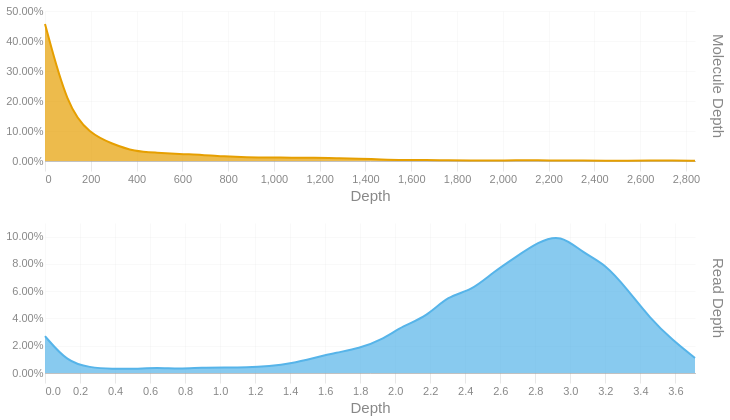

Source (notebook cell):
### Code cell
readdep = depth_hist(tb['Read Depth'], q99, 3)
readdep = readdep.with_columns(pl.lit('Read Depth').alias('Metric'))
if not SKIPLR:
    moldep = depth_hist(tb['Molecule Depth'], mol_q99, 1)
    moldep = moldep.with_columns(pl.lit('Molecule Depth').alias('Metric'))
    _hist = pl.concat([readdep, moldep])
    _hist = _hist.filter(pl.col('Proportion') != 0)
    with SafeRender(_hist):
        (
            alt.Chart(_hist)        
            .mark_area(interpolate = "basis")
            .encode(
                x=alt.X('Bin:Q').scale(domainMin=0).axis(alt.Axis(title='Depth')),
                y = alt.Y('Proportion:Q', title = None).axis(format = '.2%'),
                color = alt.Color('Metric:N').legend(None),
                row = alt.Row("Metric:N").header(title = None, labelOrient = 'right'),
                tooltip = [
                    alt.Tooltip("Metric:N", title = "Metric"),
                    alt.Tooltip('Interval:N', title = "Depth Interval"),
                    alt.Tooltip('Proportion:Q', title = "% Alignments").format('.2%')
                ]
            )
            .resolve_scale(x='independent', y='independent')
            .properties(
                height = 150, width = 650,
                usermeta={'embedOptions': {'downloadFileName': f'{samplename}.depth.hist'}}
            )
        ).display()
else:
    readdep = readdep.filter(pl.col('Proportion') != 0)
    with SafeRender(readdep):
        (
            alt.Chart(readdep)        
            .mark_area(interpolate = "basis")
            .encode(
                x=alt.X('Bin:Q').scale(domainMin=0).axis(alt.Axis(title='Depth')),
                y = alt.Y('Proportion:Q', title = None).axis(format = '.2%'),
                tooltip = [
                    alt.Tooltip('Interval:N', title = "Depth Interval"),
                    alt.Tooltip('Proportion:Q', title = "% Alignments").format('.2%')
                ]
            )
            .properties(
                usermeta={'embedOptions': {'downloadFileName': f'{samplename}.depth.hist'}}
            )
        ).display()

### Figure 1 — Vega-Lite specification as saved in the notebook (floating-point values rounded to 4 significant figures)
{"width": 650, "height": 150, "config": {"title": {"anchor": "start", "dy": -15, "fontSize": 18, "color": "#888888", "subtitleColor": "#888888", "subtitleFontSize": 14}, "arc": {"fill": "#0072B2"}, "axis": {"domainColor": "#888888", "domainWidth": 0.5, "gridWidth": 0.2, "grid": false, "titleFontWeight": 400, "titleFontSize": 15, "labelFontSize": 11, "labelColor": "#888888", "tickColor": "#888888", "tickWidth": 0.2, "titleColor": "#888888"}, "axisBand": {"grid": false}, "axisX": {"grid": true, "tickSize": 10, "domainCap": "round"}, "axisY": {"domain": false, "grid": true, "tickSize": 0, "domainCap": "round"}, "background": "transparent", "header": {"labelFontSize": 15, "labelColor": "#888888", "titleFontSize": 15, "titleFontWeight": 600, "titleColor": "#888888"}, "legend": {"labelFont": "sans-serif", "labelFontSize": 12, "labelColor": "#888888", "symbolSize": 100, "symbolType": "circle", "titleFontSize": 12, "titlePadding": 10, "titleColor": "#888888", "title": null}, "range": {"category": ["#E69F00", "#56B4E9", "#009E73", "#F0E442", "#0072B2", "#D55E00", "#CC79A7", "#000000"], "diverging": ["#cfe8f3", "#a2d4ec", "#73bfe2", "#46abdb", "#1696d2", "#12719e"]}, "area": {"fill": "#0072B2", "fillOpacity": 0.7, "line": true, "strokeOpacity": 0.7}, "line": {"color": "#0072B2", "stroke": "#0072B2", "strokeWidth": 2}, "trail": {"color": "#0072B2", "stroke": "#0072B2", "strokeWidth": 0, "size": 1}, "point": {"filled": true, "fillOpacity": 1.0, "size": 95}, "text": {"color": "#888888", "fontSize": 11, "align": "right", "fontWeight": 400, "size": 11}, "bar": {"fill": "#0072B2", "stroke": null}, "view": {"stroke": null, "continuousWidth": 660, "continuousHeight": 400}}, "data": {"name": "data-f421e05047a6fadd17e4db766d7e5825"}, "mark": {"type": "area", "interpolate": "basis"}, "encoding": {"color": {"field": "Metric", "legend": null, "type": "nominal"}, "row": {"field": "Metric", "header": {"title": null, "labelOrient": "right"}, "type": "nominal"}, "tooltip": [{"field": "Metric", "title": "Metric", "type": "nominal"}, {"field": "Interval", "title": "Depth Interval", "type": "nominal"}, {"field": "Proportion", "format": ".2%", "title": "% Alignments", "type": "quantitative"}], "x": {"axis": {"title": "Depth"}, "field": "Bin", "scale": {"domainMin": 0}, "type": "quantitative"}, "y": {"axis": {"format": ".2%"}, "field": "Proportion", "title": null, "type": "quantitative"}}, "resolve": {"scale": {"x": "independent", "y": "independent"}}, "usermeta": {"embedOptions": {"downloadFileName": "S3_Waccamaw_1713.depth.hist"}}, "$schema": "https://vega.github.io/schema/vega-lite/v6.1.0.json", "datasets": {"data-f421e05047a6fadd17e4db766d7e5825": [{"Bin": 0.0, "Interval": "0.0-0.128", "Proportion": 0.027, "Metric": "Read Depth"}, {"Bin": 0.128, "Interval": "0.128-0.256", "Proportion": 0.008, "Metric": "Read Depth"}, {"Bin": 0.256, "Interval": "0.256-0.384", "Proportion": 0.004, "Metric": "Read Depth"}, {"Bin": 0.384, "Interval": "0.384-0.512", "Proportion": 0.003, "Metric": "Read Depth"}, {"Bin": 0.512, "Interval": "0.512-0.64", "Proportion": 0.003, "Metric": "Read Depth"}, {"Bin": 0.64, "Interval": "0.64-0.768", "Proportion": 0.004, "Metric": "Read Depth"}, {"Bin": 0.768, "Interval": "0.768-0.896", "Proportion": 0.003, "Metric": "Read Depth"}, {"Bin": 0.896, "Interval": "0.896-1.024", "Proportion": 0.004, "Metric": "Read Depth"}, {"Bin": 1.024, "Interval": "1.024-1.152", "Proportion": 0.004, "Metric": "Read Depth"}, {"Bin": 1.152, "Interval": "1.152-1.28", "Proportion": 0.004, "Metric": "Read Depth"}, {"Bin": 1.28, "Interval": "1.28-1.408", "Proportion": 0.005, "Metric": "Read Depth"}, {"Bin": 1.408, "Interval": "1.408-1.536", "Proportion": 0.007, "Metric": "Read Depth"}, {"Bin": 1.536, "Interval": "1.536-1.664", "Proportion": 0.011, "Metric": "Read Depth"}, {"Bin": 1.664, "Interval": "1.664-1.792", "Proportion": 0.015, "Metric": "Read Depth"}, {"Bin": 1.792, "Interval": "1.792-1.92", "Proportion": 0.018, "Metric": "Read Depth"}, {"Bin": 1.92, "Interval": "1.92-2.048", "Proportion": 0.024, "Metric": "Read Depth"}, {"Bin": 2.048, "Interval": "2.048-2.176", "Proportion": 0.035, "Metric": "Read Depth"}, {"Bin": 2.176, "Interval": "2.176-2.304", "Proportion": 0.041, "Metric": "Read Depth"}, {"Bin": 2.304, "Interval": "2.304-2.432", "Proportion": 0.057, "Metric": "Read Depth"}, {"Bin": 2.432, "Interval": "2.432-2.56", "Proportion": 0.06, "Metric": "Read Depth"}, {"Bin": 2.56, "Interval": "2.56-2.688", "Proportion": 0.074, "Metric": "Read Depth"}, {"Bin": 2.688, "Interval": "2.688-2.816", "Proportion": 0.085, "Metric": "Read Depth"}, {"Bin": 2.816, "Interval": "2.816-2.944", "Proportion": 0.096, "Metric": "Read Depth"}, {"Bin": 2.944, "Interval": "2.944-3.072", "Proportion": 0.102, "Metric": "Read Depth"}, {"Bin": 3.072, "Interval": "3.072-3.2", "Proportion": 0.088, "Metric": "Read Depth"}, {"Bin": 3.2, "Interval": "3.2-3.328", "Proportion": 0.08, "Metric": "Read Depth"}, {"Bin": 3.328, "Interval": "3.328-3.456", "Proportion": 0.061, "Metric": "Read Depth"}, {"Bin": 3.456, "Interval": "3.456-3.584", "Proportion": 0.04, "Metric": "Read Depth"}, {"Bin": 3.584, "Interval": "3.584-3.712", "Proportion": 0.024, "Metric": "Read Depth"}, {"Bin": 3.712, "Interval": "3.712-3.84", "Proportion": 0.011, "Metric": "Read Depth"}, {"Bin": 0.0, "Interval": "0.0-97.9", "Proportion": 0.457, "Metric": "Molecule Depth"}, {"Bin": 97.9, "Interval": "97.9-195.8", "Proportion": 0.179, "Metric": "Molecule Depth"}, {"Bin": 195.8, "Interval": "195.8-293.8", "Proportion": 0.091, "Metric": "Molecule Depth"}, {"Bin": 293.8, "Interval": "293.8-391.7", "Proportion": 0.057, "Metric": "Molecule Depth"}, {"Bin": 391.7, "Interval": "391.7-489.6", "Proportion": 0.031, "Metric": "Molecule Depth"}, {"Bin": 489.6, "Interval": "489.6-587.5", "Proportion": 0.028, "Metric": "Molecule Depth"}, {"Bin": 587.5, "Interval": "587.5-685.4", "Proportion": 0.023, "Metric": "Molecule Depth"}, {"Bin": 685.4, "Interval": "685.4-783.3", "Proportion": 0.021, "Metric": "Molecule Depth"}, {"Bin": 783.3, "Interval": "783.3-881.3", "Proportion": 0.015, "Metric": "Molecule Depth"}, {"Bin": 881.3, "Interval": "881.3-979.2", "Proportion": 0.012, "Metric": "Molecule Depth"}, {"Bin": 979.2, "Interval": "979.2-1077.1", "Proportion": 0.012, "Metric": "Molecule Depth"}, {"Bin": 1077.0, "Interval": "1077.1-1175.0", "Proportion": 0.011, "Metric": "Molecule Depth"}, {"Bin": 1175.0, "Interval": "1175.0-1272.9", "Proportion": 0.011, "Metric": "Molecule Depth"}, {"Bin": 1273.0, "Interval": "1272.9-1370.8", "Proportion": 0.009, "Metric": "Molecule Depth"}, {"Bin": 1371.0, "Interval": "1370.8-1468.8", "Proportion": 0.008, "Metric": "Molecule Depth"}, {"Bin": 1469.0, "Interval": "1468.8-1566.7", "Proportion": 0.005, "Metric": "Molecule Depth"}, {"Bin": 1567.0, "Interval": "1566.7-1664.6", "Proportion": 0.003, "Metric": "Molecule Depth"}, {"Bin": 1665.0, "Interval": "1664.6-1762.5", "Proportion": 0.004, "Metric": "Molecule Depth"}, {"Bin": 1762.0, "Interval": "1762.5-1860.4", "Proportion": 0.002, "Metric": "Molecule Depth"}, {"Bin": 1860.0, "Interval": "1860.4-1958.3", "Proportion": 0.002, "Metric": "Molecule Depth"}, {"Bin": 1958.0, "Interval": "1958.3-2056.3", "Proportion": 0.002, "Metric": "Molecule Depth"}, {"Bin": 2056.0, "Interval": "2056.3-2154.2", "Proportion": 0.002, "Metric": "Molecule Depth"}, {"Bin": 2154.0, "Interval": "2154.2-2252.1", "Proportion": 0.003, "Metric": "Molecule Depth"}, {"Bin": 2252.0, "Interval": "2252.1-2350.0", "Proportion": 0.001, "Metric": "Molecule Depth"}, {"Bin": 2350.0, "Interval": "2350.0-2447.9", "Proportion": 0.002, "Metric": "Molecule Depth"}, {"Bin": 2448.0, "Interval": "2447.9-2545.9", "Proportion": 0.001, "Metric": "Molecule Depth"}, {"Bin": 2546.0, "Interval": "2545.9-2643.8", "Proportion": 0.001, "Metric": "Molecule Depth"}, {"Bin": 2644.0, "Interval": "2643.8-2741.7", "Proportion": 0.002, "Metric": "Molecule Depth"}, {"Bin": 2742.0, "Interval": "2741.7-2839.6", "Proportion": 0.002, "Metric": "Molecule Depth"}, {"Bin": 2840.0, "Interval": "2839.6-2937.52", "Proportion": 0.001, "Metric": "Molecule Depth"}]}}
